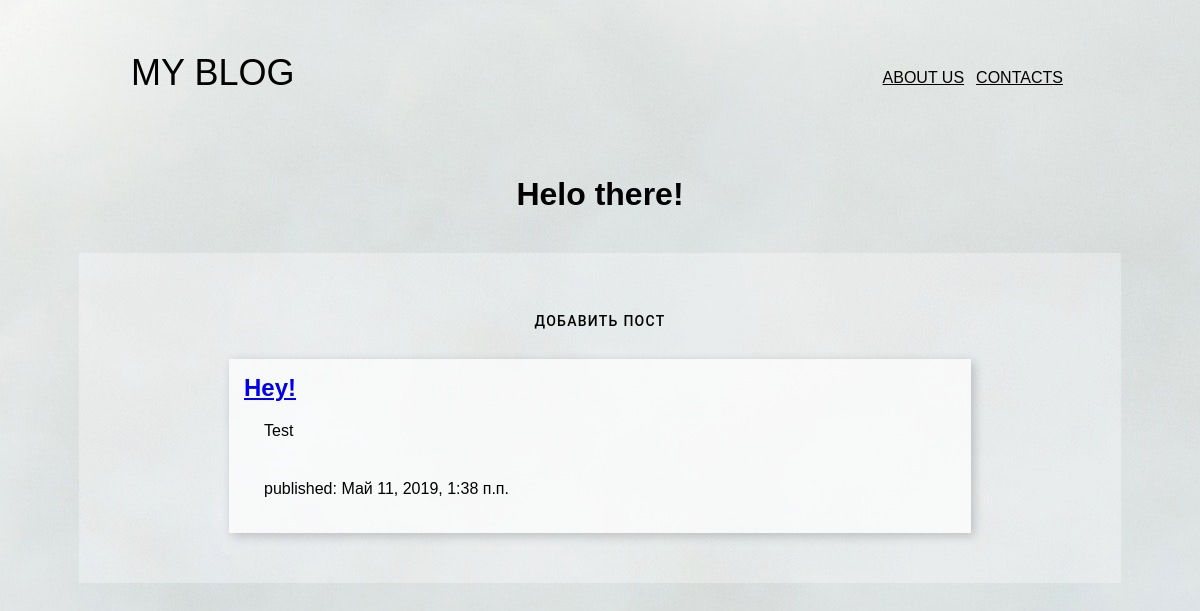
Before: / (signed in) with the older database file.
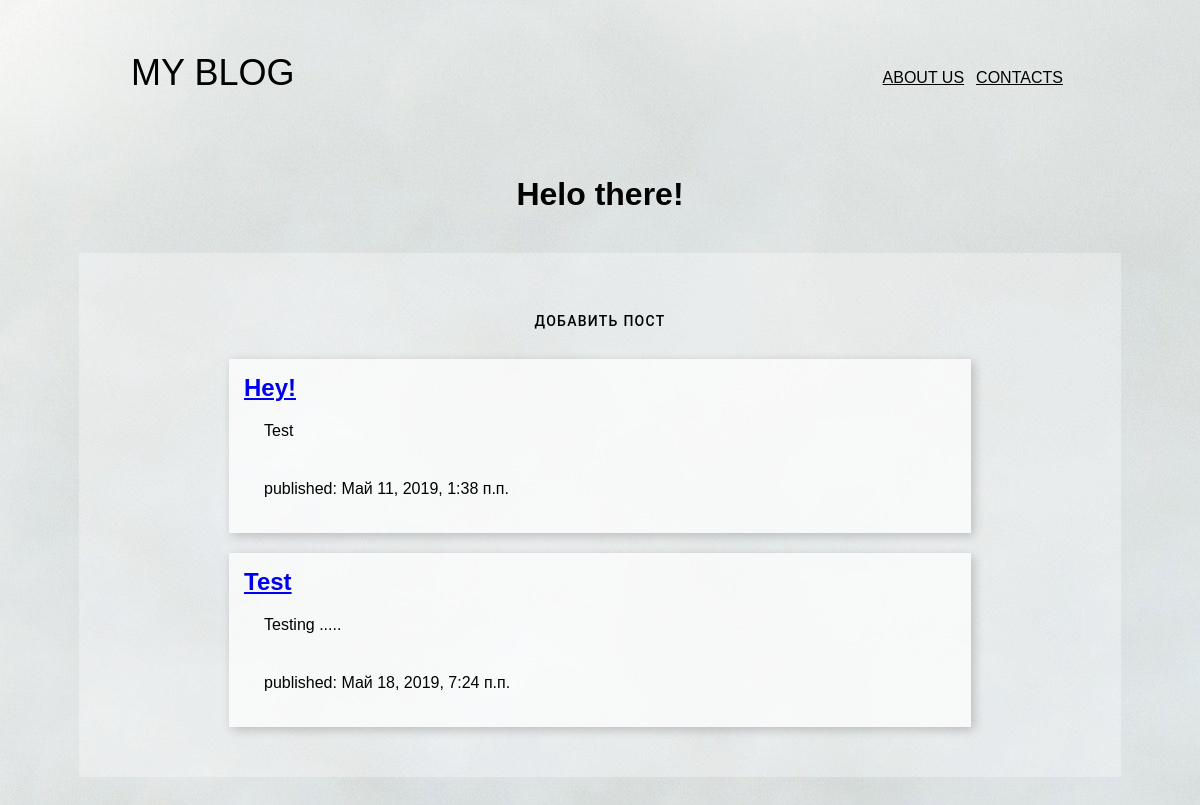
After: the same page with the newer database file.
### blog/models.py (models this page shows, shortened)
class Post(models.Model):
    author = models.ForeignKey(settings.AUTH_USER_MODEL, on_delete=models.CASCADE)
    title = models.CharField(max_length=200)
    text = models.TextField()
    created_date = models.DateTimeField(default=timezone.now)
    published_date = models.DateTimeField(blank=True, null=True)

### blog/views.py (the view)
# urls.py: path('', views.post_list, name='post_list'),
def post_list(request):
    posts = Post.objects.filter(published_date__lte=timezone.now()).order_by('published_date')
    return render(request, 'blog/post_list.html', {'posts': posts})

### blog/templates/blog/post_list.html
{% extends 'blog/base.html' %}
{% block content %}
	<div class="hello__block">
		<h1>Helo there!</h1>
	</div>
	<div class="content">
		{% if user.is_authenticated %}
			<a href="{% url 'post_new' %}" class="mdc-button" aria-label="add">
			<span>Добавить пост</span>
			</a>
				{% for post in posts %}
					<article>
						<h1><a href="{% url 'post_detail' pk=post.pk %}">{{ post.title }}</a></h1>
						<p>{{ post.text|linebreaksbr }}</p>
						<p>published: {{ post.published_date }}</p>
					</article>
				{% endfor %}
		{% endif %}
	</div>
{% endblock %}

Changed rows visible on the page:
added Post: title "Test", text "Testing .....", published_date "Май 18, 2019, 7:24 п.п."
